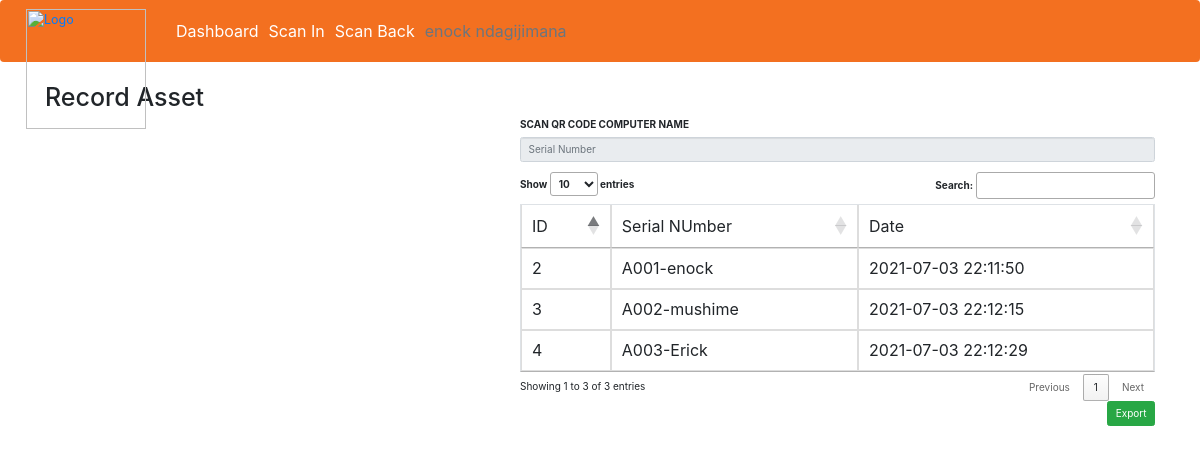
The page /user/scan-asset.php (signed in) on the database its author committed.
### tables this page shows
CREATE TABLE `qrcodeasset` (
  `id` int(11) NOT NULL,
  `serialnumber` varchar(50) NOT NULL,
  `datebooking` timestamp NOT NULL DEFAULT current_timestamp(),
  `status` int(4) NOT NULL
);

### user/scan-asset.php (the view, shortened to what this page needs)
<?php
if (strlen($_SESSION['id']) == 0) {
    header('location:index.php');
} else {
?>
<html>
<head>
    <link rel="stylesheet" href="https://maxcdn.bootstrapcdn.com/bootstrap/3.4.1/css/bootstrap.min.css">
    <link rel="stylesheet" href="https://maxcdn.bootstrapcdn.com/bootstrap/4.5.2/css/bootstrap.min.css">
    <link rel="stylesheet" href="https://cdn.datatables.net/1.10.25/css/jquery.dataTables.min.css">
</head>
<body>
    <?php include('includes/menu1.php') ?>
    <div class="container">
        <h1>Record Asset</h1>
        <div class="row">
            <div class="col-md-5">
                <video id="preview" width="100%"></video>
            </div>
            <div class="col-md-7">
                <form action="insert1.php" method="POST" class="form-horintal">
                    <label>SCAN QR CODE COMPUTER NAME</label>
                    <input type="text" name="text" id="text" readonly placeholder="Serial Number" class="form-control">
                </form>
                <table id="example" class="table table-bordered">
                    <thead>
                        <tr>
                            <td>ID</td>
                            <td>Serial NUmber</td>
                            <td>Date</td>
                        </tr>
                    </thead>
                    <tbody>
                        <?php
                        include('includes/config.php');
                        $sql = mysqli_query($con, "SELECT * FROM qrcodeasset WHERE status=1");
                        while ($row = mysqli_fetch_array($sql)) {
                        ?>
                            <tr>
                                <td><?php echo $row['id']; ?></td>
                                <td><?php echo $row['serialnumber']; ?></td>
                                <td><?php echo $row['datebooking']; ?></td>
                            </tr>
                        <?php
                        }
                        ?>
                    </tbody>
                </table>
            </div>
        </div>
        <form method="post" action="export.php">
            <input type="submit" name="export" class="btn btn-success pull-right" value="Export" />
        </form>
    </div>
</body>
</html>
<?php
}
?>

### rows shown on the page
qrcodeasset: id "2", serialnumber "A001-enock", datebooking "2021-07-03 22:11:50"
qrcodeasset: id "3", serialnumber "A002-mushime", datebooking "2021-07-03 22:12:15"
qrcodeasset: id "4", serialnumber "A003-Erick", datebooking "2021-07-03 22:12:29"

### other values the page prints
$_SESSION['fn'] "enock"
$_SESSION['ln'] "ndagijimana"
